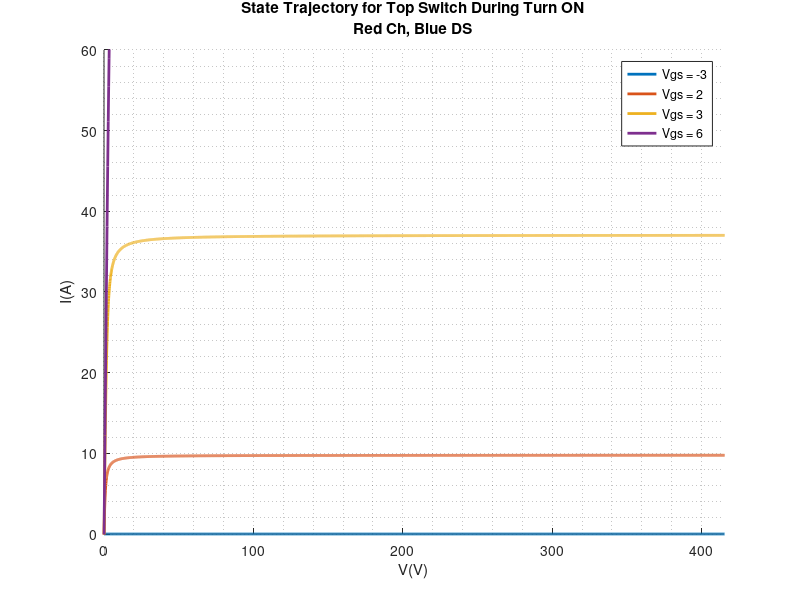
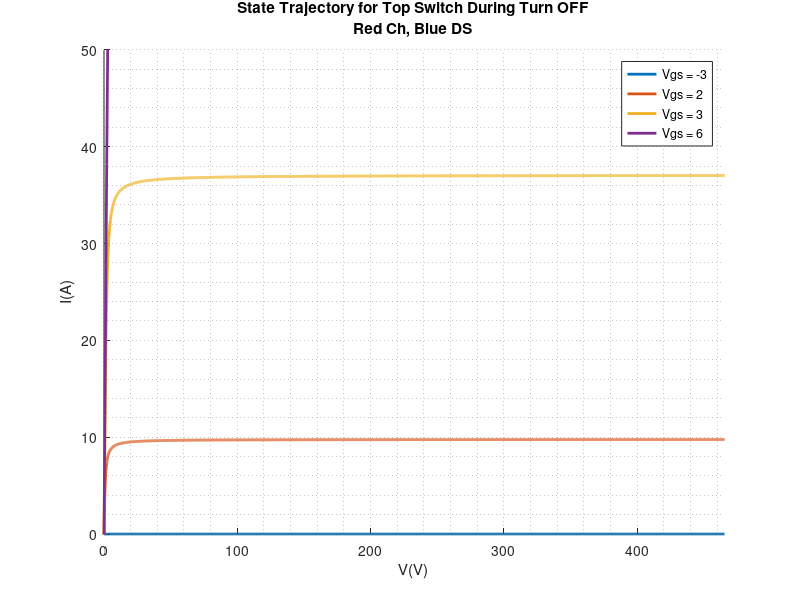

Here is the MATLAB script that generated these plots, in order: (Note: this script raises an error after producing the figures.)
%% Plots
fsw = 1e6;
Period = 1/fsw;
Vgs = -10:1:6;
Vds = 0:0.1:475;
cur = 4.5057;
K = cur * 0.8 * (273/300)^(-2.7);
x0 = 0.31 ;
x1 = 0.255;
slp = 2;
f1 = figure('Name','Top Switch Turn On','units','normalized','outerposition',[0 0 1 1]);
f2 = figure('Name','Top Switch Turn Off','units','normalized','outerposition',[0 0 1 1]);
f3 = figure('Name','Bottom Switch Turn On','units','normalized','outerposition',[0 0 1 1]);
f4 = figure('Name','Bottom Switch Turn Off','units','normalized','outerposition',[0 0 1 1]);
Vds2 = 0;
for GateIndex = 1:17
    for i=1:((475/0.1)+1)
        GS = Vgs(GateIndex);
        DS = Vds(i);
        DS = DS - 0.9*0.95*0.82*18.2/295 - 3.6*0.238*0.82/295;
        GD = GS - DS;
        if Vds(i)>0
            I_top(GateIndex,i) = K*log(1+exp(26*(GS-1.7)/slp))*(DS)/(1+max((x0+x1*(GS+4.1)),0.2)*DS);
            Vds2(GateIndex,i) = Vds(i) + I_top(GateIndex,i)*(0.9*0.95*0.82*18.2/295 + 3.6*0.238*0.82/295);
        else
            I_top(GateIndex,i) = -K*log(1+exp(21*(GD-1.7)/slp))*(-DS)/(1+max((x0+x1*(GD+6.1)),0.2)*(-DS));
            Vds2(GateIndex,i) = Vds(i) + I_top(GateIndex,i)*(0.9*0.95*0.82*18.2/295 + 3.6*0.238*0.82/295);
        end
        
    end
end

figure(f1);
hold all
grid minor
for j=[8,13,14,17]
    plot((Vds2(j,:)), I_top(j,:),'Linewidth',2.0);
    %plot((Vds),  I_top(j,:),'Linewidth',2.0);
end
xlim([0 415]);
ylim([0 60]);
xlabel('V(V)');
ylabel('I(A)');
title({'State Trajectory for Top Switch During Turn ON','Red Ch, Blue DS'})
legend ('Vgs = -3','Vgs = 2','Vgs = 3','Vgs = 6','Location','northeast');
hold off

figure(f2);
hold all
grid minor
for j=[8,13,14,17]
    plot((Vds2(j,:)),  I_top(j,:),'Linewidth',2.0);
end
xlim([0 465]);
ylim([0 50]);
xlabel('V(V)');
ylabel('I(A)');
title({'State Trajectory for Top Switch During Turn OFF','Red Ch, Blue DS'})
legend ('Vgs = -3','Vgs = 2','Vgs = 3','Vgs = 6','Location','northeast');
hold off





drawArrow = @(x,y,varargin) quiver( x(1),y(1),x(2)-x(1),y(2)-y(1),0, varargin{:} );
Period = 1/fsw;
% Turn OFF for Top Switch
    ToffSampleMid = 2.5*Period/SampleTime + 1 ;
    MarginOff = round(1*Period/100/SampleTime);
    ToffSampleBegin = ToffSampleMid - MarginOff ;
    ToffSampleEnd   = ToffSampleMid + MarginOff ;
    DurationTopOFF = ToffSampleEnd - ToffSampleBegin;
% Turn ON for Top Switch
    TonSampleMid = 2*Period/SampleTime + 1 ;
    MarginOn = round(2*Period/100/SampleTime);
    TonSampleBegin = TonSampleMid ;
    TonSampleEnd   = TonSampleMid + MarginOn + 12000;%0.48*Period/SampleTime;   
    DurationTopON = TonSampleEnd - TonSampleBegin; 
%Top Switch Plot

% Turn OFF Plot
%         InitI = TopCurrentDS(ToffSampleBegin);
%         InitV = TopVoltageDS(ToffSampleBegin);
%         EnergyTopOFF = 0;
%         TopOFFVI = zeros(1,2);
%         figure(f2)
%         hold all
%         for j=ToffSampleBegin:ToffSampleEnd
%             if abs(TopVoltageDS(j)-InitV) >= Vsens || abs(TopCurrentDS(j)-InitI) >= Isens
%                 X = [InitV TopVoltageDS(j)];
%                 Y = [InitI TopCurrentDS(j)];
%                 drawArrow(X,Y,'MaxHeadSize',150,'Color','b','LineWidth',2);
%                 InitV = TopVoltageDS(j);
%                 InitI = TopCurrentDS(j);
%             end
%             EnergyTopOFF = abs(TopVoltageDS(j) * TopCurrentDS(j)) * SampleTime + EnergyTopOFF;
%             TopOFFVI(j+1-ToffSampleBegin,:) = [TopVoltageDS(j),TopCurrentDS(j)];
%             EnergyTOFinst(j+1-ToffSampleBegin) = EnergyTopOFF;
%         end 
%         PowerTopOFF = EnergyTopOFF / Period;
%             plot(TopVoltageDS(ToffSampleBegin),TopCurrentDS(ToffSampleBegin),'*','Linewidth',10.0);
%             plot(TopVoltageDS(ToffSampleEnd),TopCurrentDS(ToffSampleEnd),'*','Linewidth',10.0);
%         hold off



InitI = TopChCons(ToffSampleBegin);
InitV = TopVoltDSCons(ToffSampleBegin);
figure(f2)
Isens = 4;
Vsens = 4;
hold all
for j=ToffSampleBegin:ToffSampleEnd
    if abs(TopVoltDSCons(j)-InitV) >= Vsens || abs(TopChCons(j)-InitI) >= Isens
        X = [InitV TopVoltDSCons(j)];
        Y = [InitI TopChCons(j)];
        drawArrow(X,Y,'MaxHeadSize',150,'Color','r','LineWidth',2);
        InitV = TopVoltDSCons(j);
        InitI = TopChCons(j);
    end
end 
    plot(TopVoltDSCons(ToffSampleBegin),TopChCons(ToffSampleBegin),'*','Linewidth',10.0);
    plot(TopVoltDSCons(ToffSampleEnd),TopChCons(ToffSampleEnd),'*','Linewidth',10.0);
hold off    

InitI = TopDSCurrCons(ToffSampleBegin);
InitV = TopVoltDSCons(ToffSampleBegin);
figure(f2)
Isens = 4;
Vsens = 4;
hold all
for j=ToffSampleBegin:ToffSampleEnd
    if abs(TopVoltDSCons(j)-InitV) >= Vsens || abs(TopDSCurrCons(j)-InitI) >= Isens
        X = [InitV TopVoltDSCons(j)];
        Y = [InitI TopDSCurrCons(j)];
        drawArrow(X,Y,'MaxHeadSize',150,'Color','b','LineWidth',2);
        InitV = TopVoltDSCons(j);
        InitI = TopDSCurrCons(j);
    end
end 
hold off   

% Turn ON Plot
Isens = 5;
Vsens = 5;
% Drain-Source Current PLOT
%         InitI = TopCurrentDS(TonSampleBegin);
%         InitV = TopVoltageDS(TonSampleBegin);
%         EnergyTopON = 0;
%         TopONVI = zeros(1,2);
%         figure(f1)
%         hold all
%         for j=TonSampleBegin:TonSampleEnd
%             if abs(TopVoltageDS(j)-InitV) >= Vsens || abs(TopCurrentDS(j)-InitI) >= Isens
%                 X = [InitV TopVoltageDS(j)];
%                 Y = [InitI TopCurrentDS(j)];
%                 drawArrow(X,Y,'MaxHeadSize',150,'Color','b','LineWidth',2);
%                 InitV = TopVoltageDS(j);
%                 InitI = TopCurrentDS(j);
%             end
%             EnergyTopON = abs(TopVoltageDS(j) * TopCurrentDS(j)) * SampleTime + EnergyTopON;
%             TopONVI(j+1-TonSampleBegin,:) = [TopVoltageDS(j),TopCurrentDS(j)];
%             EnergyTONinst(j+1-TonSampleBegin) = EnergyTopON;
%         end 
%         PowerTopON = EnergyTopON / Period;
%             plot(TopVoltageDS(TonSampleBegin),TopCurrentDS(TonSampleBegin),'*','Linewidth',10.0);
%             plot(TopVoltageDS(TonSampleEnd),TopCurrentDS(TonSampleEnd),'*','Linewidth',10.0);
%         hold off;

InitI = TopChCons(TonSampleBegin);
InitV = TopVoltDSCons(TonSampleBegin);
figure(f1)
hold all
for j=TonSampleBegin:TonSampleEnd
    if abs(TopVoltDSCons(j)-InitV) >= Vsens || abs(TopChCons(j)-InitI) >= Isens
        X = [InitV TopVoltDSCons(j)];
        Y = [InitI TopChCons(j)];
        drawArrow(X,Y,'MaxHeadSize',1000,'Color','r','LineWidth',2);
        InitV = TopVoltDSCons(j);
        InitI = TopChCons(j);
    end
    if InitV<20
        Vsens = 0.5;
        Isens = 0.5;
    elseif InitV<5
        Vsens = 0.1;
        Isens = 0.1;
    end
       
end 
    plot(TopVoltDSCons(TonSampleBegin),TopChCons(TonSampleBegin),'*','Linewidth',10.0);
    plot(TopVoltDSCons(TonSampleEnd),TopChCons(TonSampleEnd),'*','Linewidth',10.0);

hold off;
InitI = TopDSCurrCons(TonSampleBegin);
InitV = TopVoltDSCons(TonSampleBegin);
figure(f1)
hold all
for j=TonSampleBegin:TonSampleEnd
    if abs(TopVoltDSCons(j)-InitV) >= Vsens || abs(TopDSCurrCons(j)-InitI) >= Isens
        X = [InitV TopVoltDSCons(j)];
        Y = [InitI TopDSCurrCons(j)];
        drawArrow(X,Y,'MaxHeadSize',1000,'Color','b','LineWidth',2);
        InitV = TopVoltDSCons(j);
        InitI = TopDSCurrCons(j);
    end
    if InitV<20
        Vsens = 0.5;
        Isens = 0.5;
    elseif InitV<5
        Vsens = 0.1;
        Isens = 0.1;
    end
       
end 



%Bot Switch Plot
Isens = 1;
Vsens = 0.5;
% Turn OFF for Bottom Switch
    ToffSampleMid = 2*Period/SampleTime + 1 ;
    MarginOff = round(Period/100/SampleTime);
    ToffSampleBegin = ToffSampleMid - MarginOff;
    ToffSampleEnd   = ToffSampleMid + MarginOff + 10000;
    DurationBotOFF = ToffSampleEnd - ToffSampleBegin;
% Turn ON for Bottom Switch
    TonSampleMid = 2.5*Period/SampleTime + 1 ;
    MarginOn = round(2.5*Period/100/SampleTime);
    TonSampleBegin = TonSampleMid - MarginOn;
    TonSampleEnd   = TonSampleMid + MarginOn;%0.48*Period/SampleTime;  
    DurationBotON = TonSampleEnd - TonSampleBegin;
Vds = -15:0.1:420;
Vds2 = 0;
for GateIndex = 1:17
    for i=1:((435/0.1)+1)
        GS = Vgs(GateIndex);
        DS = Vds(i);
        GD = GS - DS;
        if Vds(i)>0
            I_bottom(GateIndex,i) = K*log(1+exp(26*(GS-1.7)/slp))*(DS)/(1+max((x0+x1*(GS+4.1)),0.2)*DS);
        else
            I_bottom(GateIndex,i) = -K*log(1+exp(21*(GD-1.7)/slp))*(-DS)/(1+max((x0+x1*(GD+6.1)),0.2)*(-DS));
        end
        Vds2(GateIndex,i) = Vds(i) + I_bottom(GateIndex,i)*(0.9*0.95*0.82*18.2/295 + 3.6*0.238*0.82/295);
    end
end


figure(f3);
hold all
grid minor
for j=[1,5,8,14,17]
    plot((Vds2(j,:)),  I_bottom(j,:),'Linewidth',2.0);
end
xlim([-25 420]);
ylim([-50 5]);
xlabel('V(V)');
ylabel('I(A)');
title({'State Trajectory for Bottom Switch during Turn ON','Red Ch, Blue DS'})
legend ('Vgs = -10','Vgs = -6','Vgs = -3','Vgs = 3','Vgs = 6','Location','southeast');
hold off

figure(f4);
hold all
grid minor
for j=[5,8,11,14,17]
   plot((Vds2(j,:)),  I_bottom(j,:),'Linewidth',2.0);
end
xlim([-10 420]);
ylim([-30 5]);
xlabel('V(V)');
ylabel('I(A)');
title({'State Trajectory for Bottom Switch during Turn OFF','Red Ch, Blue DS'})
legend ('Vgs = -6','Vgs = -3','Vgs = 0','Vgs = 3','Vgs = 6','Location','southeast');
hold off

% Turn ON Plot
% Drain-Source Current Plot
%         InitI = BotCurrentDS(TonSampleBegin);
%         InitV = BotVoltageDS(TonSampleBegin);
%         EnergyBotON = 0;
%         BotONVI = zeros(1,2);
%         figure(f3)
%         hold all
%         for j=TonSampleBegin:TonSampleEnd
%             if abs(BotVoltageDS(j)-InitV) >= Vsens || abs(BotCurrentDS(j)-InitI) >= Isens
%                 X = [InitV BotVoltageDS(j)];
%                 Y = [InitI BotCurrentDS(j)];
%                 drawArrow(X,Y,'MaxHeadSize',20,'Color','b','LineWidth',2);
%                 InitV = BotVoltageDS(j);
%                 InitI = BotCurrentDS(j);
%             end
%             EnergyBotON = abs(BotVoltageDS(j) * BotCurrentDS(j)) * SampleTime + EnergyBotON;
%             BotONVI(j+1-TonSampleBegin,:) = [BotVoltageDS(j),BotCurrentDS(j)];
%             EnergyBONinst(j+1-TonSampleBegin) = EnergyBotON;
%         end      
%         PowerBotON = EnergyBotON / Period;
%         plot(BotVoltageDS(TonSampleBegin),BotCurrentDS(TonSampleBegin),'*','Linewidth',10.0);
%         plot(BotVoltageDS(TonSampleEnd),BotCurrentDS(TonSampleEnd),'*','Linewidth',10.0);
%         hold off

InitI = BotChCons(TonSampleBegin);
InitV = BotVoltDSCons(TonSampleBegin);
figure(f3)
hold all
for j=TonSampleBegin:(TonSampleEnd-20000)
    if abs(BotVoltDSCons(j)-InitV) >= Vsens || abs(BotChCons(j)-InitI) >= Isens
        X = [InitV BotVoltDSCons(j)];
        Y = [InitI BotChCons(j)];
        drawArrow(X,Y,'MaxHeadSize',20,'Color','r','LineWidth',2);
        InitV = BotVoltDSCons(j);
        InitI = BotChCons(j);
    end
end 
    plot(BotVoltDSCons(TonSampleBegin),BotChCons(TonSampleBegin),'*','Linewidth',10.0);
    plot(BotVoltDSCons(TonSampleEnd),BotChCons(TonSampleEnd),'*','Linewidth',10.0);

hold off
InitI = BotDSCurrCons(TonSampleBegin);
InitV = BotVoltDSCons(TonSampleBegin);
figure(f3)
hold all
for j=TonSampleBegin:(TonSampleEnd-20000)
    if abs(BotVoltDSCons(j)-InitV) >= Vsens || abs(BotDSCurrCons(j)-InitI) >= Isens
        X = [InitV BotVoltDSCons(j)];
        Y = [InitI BotDSCurrCons(j)];
        drawArrow(X,Y,'MaxHeadSize',20,'Color','b','LineWidth',2);
        InitV = BotVoltDSCons(j);
        InitI = BotDSCurrCons(j);
    end
end 
    
% Turn OFF Plot
% Drain Source Current Plot
%         InitI = BotCurrentDS(ToffSampleBegin);
%         InitV = BotVoltageDS(ToffSampleBegin);
%         EnergyBotOFF = 0;
%         BotOFFVI = zeros(1,2);
%         figure(f4)
%         hold all
%         for j=ToffSampleBegin:ToffSampleEnd
%             if abs(BotVoltageDS(j)-InitV) >= Vsens || abs(BotCurrentDS(j)-InitI) >= Isens
%                 X = [InitV BotVoltageDS(j)];
%                 Y = [InitI BotCurrentDS(j)];
%                 drawArrow(X,Y,'MaxHeadSize',20,'Color','b','LineWidth',2);
%                 InitV = BotVoltageDS(j);
%                 InitI = BotCurrentDS(j);
%             end
%             EnergyBotOFF = abs(BotVoltageDS(j) * BotCurrentDS(j)) * SampleTime + EnergyBotOFF;
%             BotOFFVI(j+1-ToffSampleBegin,:) = [BotVoltageDS(j),BotCurrentDS(j)];
%             EnergyBOFinst(j+1-ToffSampleBegin) = EnergyBotOFF;
%         end
%         PowerBotOFF = EnergyBotOFF / Period;
%         plot(BotVoltageDS(ToffSampleBegin),BotCurrentDS(ToffSampleBegin),'*','Linewidth',10.0);
%         plot(BotVoltageDS(ToffSampleEnd),BotCurrentDS(ToffSampleEnd),'*','Linewidth',10.0);
%         hold off
Isens = 1;
Vsens = 1;
InitI = BotChCons(ToffSampleBegin);
InitV = BotVoltDSCons(ToffSampleBegin);
figure(f4)
hold all
for j=ToffSampleBegin:(ToffSampleEnd)
    if abs(BotVoltDSCons(j)-InitV) >= Vsens || abs(BotChCons(j)-InitI) >= Isens
        X = [InitV BotVoltDSCons(j)];
        Y = [InitI BotChCons(j)];
        drawArrow(X,Y,'MaxHeadSize',1000,'Color','r','LineWidth',2);
        InitV = BotVoltDSCons(j);
        InitI = BotChCons(j);
    end
end
plot(BotVoltDSCons(ToffSampleBegin),BotChCons(ToffSampleBegin),'*','Linewidth',10.0);
plot(BotVoltDSCons(ToffSampleEnd),BotChCons(ToffSampleEnd),'*','Linewidth',10.0);

InitI = BotDSCurrCons(ToffSampleBegin);
InitV = BotVoltDSCons(ToffSampleBegin);
figure(f4)
hold all
for j=ToffSampleBegin:(ToffSampleEnd)
    if abs(BotVoltDSCons(j)-InitV) >= Vsens || abs(BotDSCurrCons(j)-InitI) >= Isens
        X = [InitV BotVoltDSCons(j)];
        Y = [InitI BotDSCurrCons(j)];
        drawArrow(X,Y,'MaxHeadSize',1000,'Color','b','LineWidth',2);
        InitV = BotVoltDSCons(j);
        InitI = BotDSCurrCons(j);
    end
end
hold off
